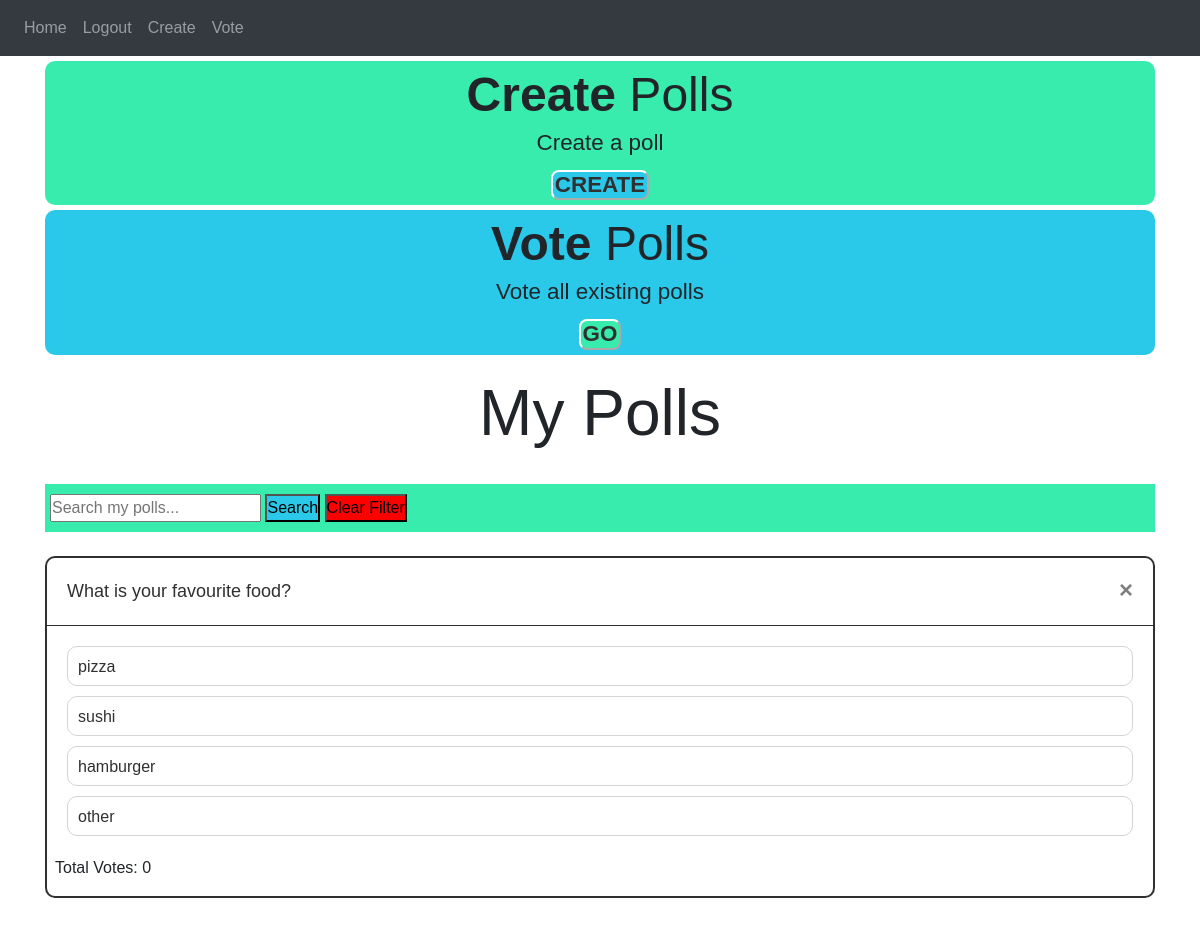
Page / (signed in) on the earlier database version.
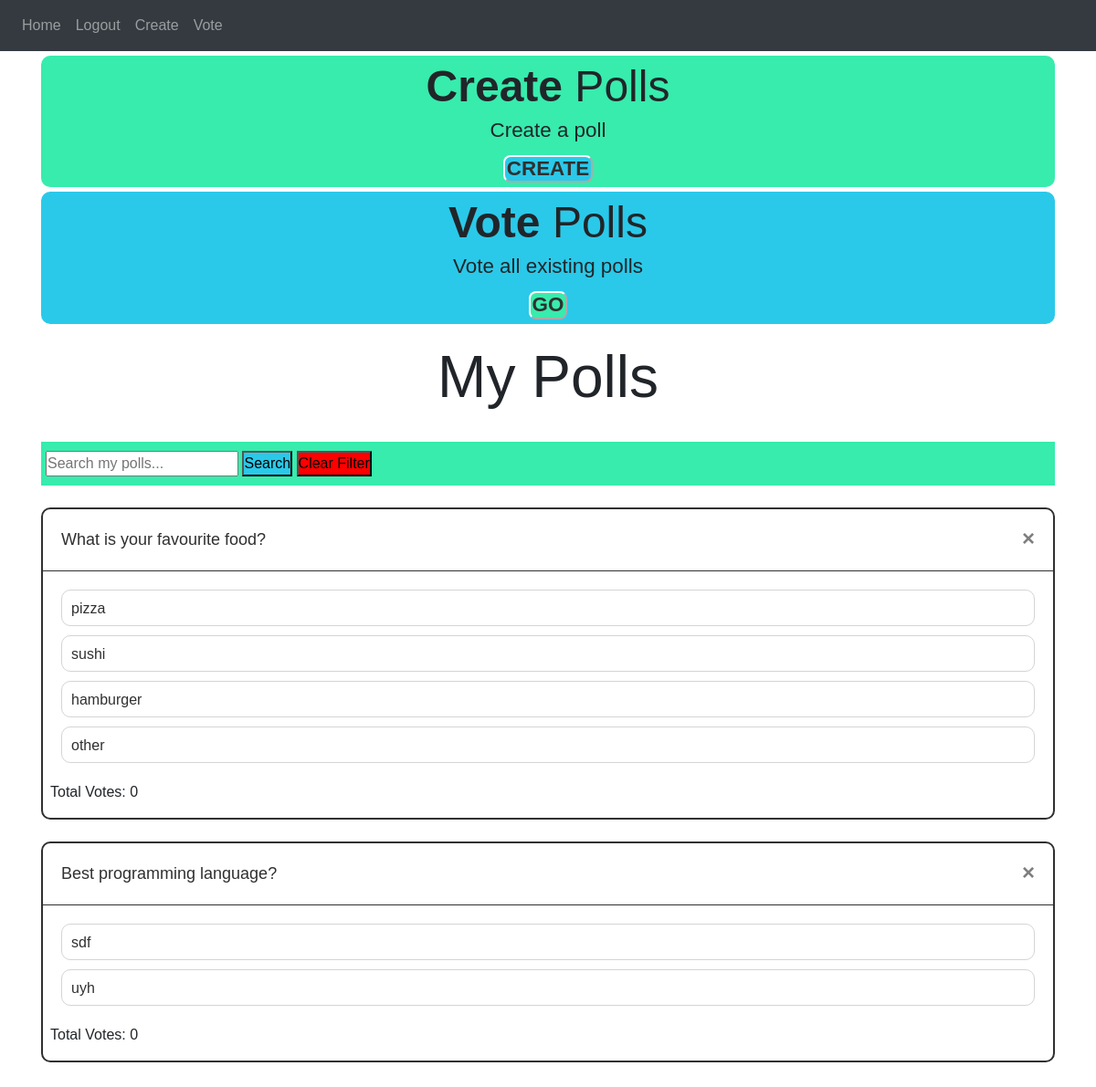
Same page on the later database version.
### website/models.py (models this page shows)
class Poll(db.Model):
    id = db.Column(db.Integer, primary_key=True)
    question = db.Column(db.String(2000))
    option_1 = db.Column(db.String(150))
    option_2 = db.Column(db.String(150))
    option_3 = db.Column(db.String(150))
    option_4 = db.Column(db.String(150))
    date = db.Column(db.DateTime(timezone=True), default=func.now())
    user_id = db.Column(db.Integer, db.ForeignKey("user.id"))

### website/views.py (the view)
@views.route("/", methods=["GET", "POST"])
@login_required
def home():
    return render_template("home.html", user=current_user)

### website/__init__.py (called while the page is built)
def create_app():
    app = Flask(__name__)
    app.config["SECRET_KEY"] = "key"
    app.config["SQLALCHEMY_DATABASE_URI"] = f"sqlite:///{DB_NAME}"
    db.init_app(app)
    from .views import views
    from .auth import auth
    app.register_blueprint(views, url_prefix="/")
    app.register_blueprint(auth, url_prefix="/")
    from .models import User, Poll
    create_database(app)
    login_manager = LoginManager()
    login_manager.login_view = "auth.login"
    login_manager.init_app(app)
    @login_manager.user_loader
    def load_user(id):
        return User.query.get(int(id))
    return app

### website/templates/home.html (shortened to what this page needs)
{% extends "base.html" %}
{% block content %}
<section class="create-section" id="create-section" align="center">
    <h2><strong>Create</strong> Polls</h2>
    <p>Create a poll</p>
    <button class="create-section__button"><a href="{{ url_for('views.create') }}">Create</a></button>
</section>
<section class="vote-section" id="vote-section" align="center">
    <h2><strong>Vote</strong> Polls</h2>
    <p>Vote all existing polls</p>
    <button class="vote-section__button"><a href="{{ url_for('views.vote') }}">Go</a></button>
</section>
<section class="my-polls">
    <h1 align="center">My Polls</h1>
    <br>
    <div class="search-bar">
        <input type="text" class="search-input" id="pollSearch" placeholder="Search my polls...">
        <button  class="search__btn">Search</button>
        <button class="clear-filter__btn">Clear Filter</button>
    </div>
    <br>
        {% for poll in user.polls %}
        <div class="poll">
            <div class="question">
                {{ poll.question }}
                <button type="button" class="close" onclick="deletePoll('{{ poll.id }}')">
                    <span aria-hidden="true">&times;</span>
                </button>
            </div>
            <div class="answers">
                <div class="answer" name="option_1" id="answer-0">
                    {{ poll.option_1 }}
                </div>
                <div class="answer" name="option_2" id="answer-1">
                    {{ poll.option_2 }}
                </div>
                {% if poll.option_3 %}
                <div class="answer" name="option_3" id="answer-2">
                    {{ poll.option_3 }}
                </div>
                {% endif %}
                {% if poll.option_4 %}
                <div class="answer" name="option_4" id="answer-3">
                    {{ poll.option_4 }}
                </div>
                {% endif %}
            </div>
            <div class="poll-info">
                <p>Total Votes: 0</p>
            </div>
        </div>
        <br>
        {% endfor %}
</section>
{% endblock %}

### website/templates/base.html (shortened to what this page needs)
<!DOCTYPE html>
<html lang="en">
    <head>
        <link
            rel="stylesheet"
            href="https://stackpath.bootstrapcdn.com/bootstrap/4.4.1/css/bootstrap.min.css"
        />
        <link
            rel="stylesheet"
            href="https://stackpath.bootstrapcdn.com/font-awesome/4.7.0/css/font-awesome.min.css"
        />
        <link rel="stylesheet" href="{{ url_for('static', filename='styles.css') }}">
    </head>
    <body>
        <nav class="navbar navbar-expand-lg navbar-dark bg-dark">
            <div class="collapse navbar-collapse" id="navbar">
                <div class="navbar-nav">
                    {% if user.is_authenticated %}
                    <a class="nav-item nav-link"id="home" href="/">Home</a>
                    <a class="nav-item nav-link"id="logout" href="/logout">Logout</a>
                    <a class="nav-item nav-link"id="create" href="/create">Create</a>
                    <a class="nav-item nav-link"id="vote" href="/vote">Vote</a>
                    {% else %}
                    <a class="nav-item nav-link"id="login" href="/login">Login</a>
                    <a class="nav-item nav-link"id="signUp" href="/sign-up">Sign Up</a>
                    {% endif %}
                </div>
            </div>
        </nav>
        <div class="container">
            {% block content %}
            {% endblock %}
        </div>
    </body>
</html>

### website/static/styles.css (style rules this page uses)
* { margin: 0px; padding: 0px; box-sizing: border-box; }
:root { --ff-primary: "Source Sans Pro", sans-serif ; --ff-secondary: "Source Code Pro", monospace; --fw-reg: 400; --fw-bold: 800; --clr-light: #fff; --clr-dark: #303030; --clr-accent1: #37ecad; --clr-accent2: #2ac9e9; --fs-h1: 3rem; --fs-h2: 2.25rem; --fs-h3: 1.5rem; --fs-h4: 1.25rem; --fs-body: 1rem; --bs: 0.25em 0.25em 0.75em rgba(0,0,0,.25), 0.125em 0.125em 0.25em rgba(0,0,0,.15); }
@media (min-width: 800px) { :root { --fs-h1: 4rem; --fs-h2: 3rem; --fs-h3: 2.2rem; --fs-h4: 1.4rem; --fs-body: 1rem; } }
body { font-family:"Raleway",sans-serif; background:var(--clr-light); }
.create-section { align-items: center; background-color: var(--clr-accent1); padding: 5px 0; border-radius: 10px; line-height: 1; margin-top: 5px; }
.create-section h2 { font-size: var(--fs-h2); }
.create-section p { font-size: var(--fs-h4); }
.create-section__button { background-color: var(--clr-accent2); text-transform: uppercase; color: var(--clr-dark); font-size: var(--fs-h4); font-weight: var(--fw-bold); border-color: var(--clr-light); padding: 2px 2px; border-radius: 8px; }
.create-section a { text-decoration: none; color: inherit; }
.vote-section { align-items: center; background-color: var(--clr-accent2); padding: 5px 0; border-radius: 10px; line-height: 1; margin-top: 5px; }
.vote-section h2 { font-size: var(--fs-h2); }
.vote-section p { font-size: var(--fs-h4); }
.vote-section__button { background-color: var(--clr-accent1); text-transform: uppercase; color: var(--clr-dark); font-size: var(--fs-h4); font-weight: var(--fw-bold); border-color: var(--clr-light); padding: 2px 2px; border-radius: 8px; }
.vote-section a { text-decoration: none; color: inherit; }
.my-polls { padding: 20px 0; }
.my-polls h1 { font-size: var(--fs-h1); }
.search-bar { background-color: var(--clr-accent1); padding: 10px 0; }
.search-input { margin: 0 0 0 5px; }
.search__btn { background-color: var(--clr-accent2); }
.clear-filter__btn { background-color: red; }
.poll { background-color: var(--clr-light); border-radius:10px; border: 2px solid var(--clr-dark); transform: translate(0,0); }
.poll .question { padding:20px; color:var(--clr-dark); font-size:18px; border-bottom: 1px solid var(--clr-dark); }
.poll .answers { padding: 20px 20px 10px; }
.poll .answers .answer { position: relative; width:100%; height: 40px; padding: 0px 10px; line-height:40px; color:var(--clr-dark); margin-bottom: 10px; border: 1px solid #d4d4d4; border-radius: 10px; cursor:pointer; overflow: hidden; }
.poll-info p { padding-left: 8px; display: inline-block; }

Differences in the rows shown:
added Poll: question "Best programming language?", option_1 "sdf", option_2 "uyh"
